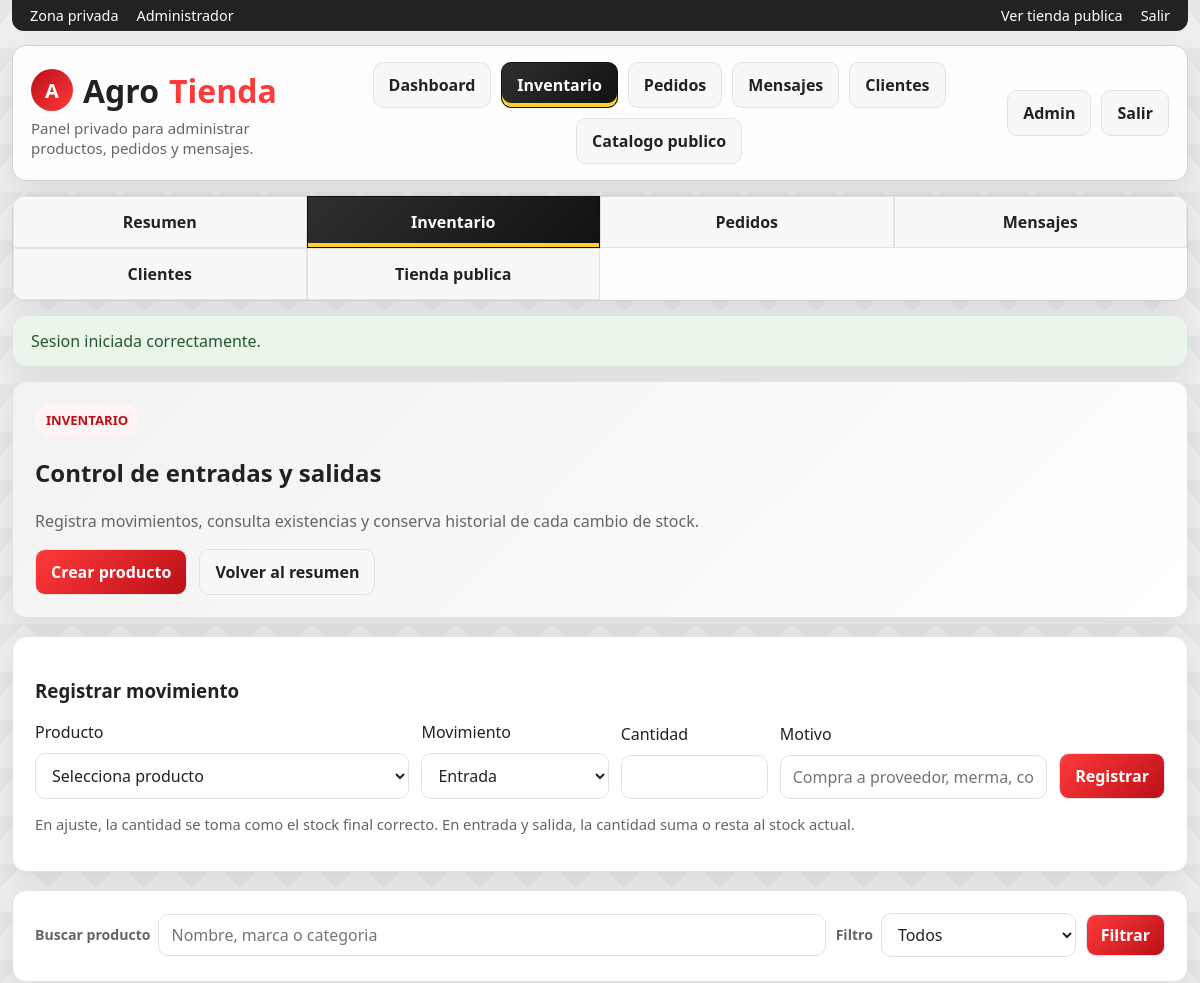
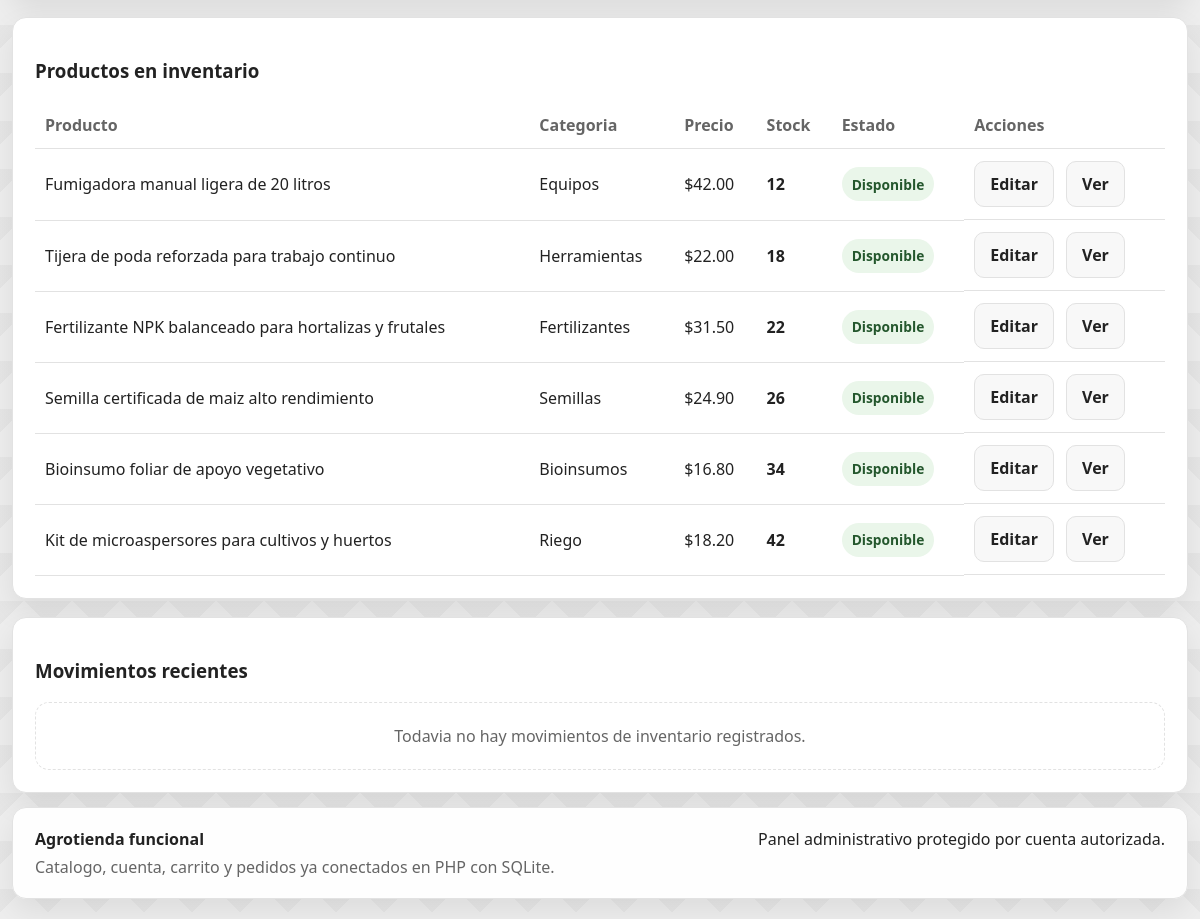
The app's page /admin_inventory.php (signed in) with its own data (2 pictures, top to bottom).
### tables this page shows
CREATE TABLE products (
            id INTEGER PRIMARY KEY AUTOINCREMENT,
            name TEXT NOT NULL,
            category TEXT NOT NULL,
            brand TEXT NOT NULL,
            price REAL NOT NULL,
            stock INTEGER NOT NULL DEFAULT 0,
            emoji TEXT NOT NULL DEFAULT "🌱",
            short_description TEXT NOT NULL,
            description TEXT NOT NULL
        , image_url TEXT NOT NULL DEFAULT "");

### app/bootstrap.php (called while the page is built, shortened)
<?php
function db(): PDO
{
    static $pdo = null;
    if ($pdo instanceof PDO) {
        return $pdo;
    }
    $pdo = new PDO('sqlite:' . DB_PATH);
    $pdo->setAttribute(PDO::ATTR_ERRMODE, PDO::ERRMODE_EXCEPTION);
    $pdo->setAttribute(PDO::ATTR_DEFAULT_FETCH_MODE, PDO::FETCH_ASSOC);
    $pdo->exec('PRAGMA foreign_keys = ON');
    return $pdo;
}
function money(float $value): string
{
    return '$' . number_format($value, 2);
}
function e(string $value): string
{
    return htmlspecialchars($value, ENT_QUOTES, 'UTF-8');
}
function recentInventoryMovements(int $limit = 12): array
{
    $limit = max(1, min(80, $limit));
    $stmt = db()->prepare(
        'SELECT inventory_movements.*, products.name AS product_name, users.name AS user_name
         FROM inventory_movements
         INNER JOIN products ON products.id = inventory_movements.product_id
         LEFT JOIN users ON users.id = inventory_movements.user_id
         ORDER BY inventory_movements.id DESC
         LIMIT :limit'
    );
    $stmt->bindValue(':limit', $limit, PDO::PARAM_INT);
    $stmt->execute();
    return $stmt->fetchAll();
}

### admin_inventory.php (the view, shortened to what this page needs)
<?php
require_once __DIR__ . '/app/layout.php';
$search = trim((string) ($_GET['q'] ?? ''));
$filter = trim((string) ($_GET['filter'] ?? ''));
$sql = 'SELECT * FROM products WHERE 1=1';
$params = [];
$sql .= ' ORDER BY stock ASC, name ASC';
$stmt = db()->prepare($sql);
$stmt->execute($params);
$products = $stmt->fetchAll();
$movements = recentInventoryMovements(12);
?>
<section class="card hero">
  <span class="eyebrow">Inventario</span>
  <h2>Control de entradas y salidas</h2>
  <p class="muted">Registra movimientos, consulta existencias y conserva historial de cada cambio de stock.</p>
  <div class="actions">
    <a class="btn primary" href="admin_products.php">Crear producto</a>
    <a class="btn" href="admin.php">Volver al resumen</a>
  </div>
</section>
<section class="card">
  <h3>Registrar movimiento</h3>
  <form class="inventory-movement-form" method="post">
    <div class="field">
      <label for="product_id">Producto</label>
      <select id="product_id" name="product_id" required>
        <option value="">Selecciona producto</option>
      </select>
    </div>
    <div class="field">
      <label for="movement_type">Movimiento</label>
      <select id="movement_type" name="movement_type" required>
        <option value="entrada">Entrada</option>
      </select>
    </div>
    <div class="field">
      <label for="quantity">Cantidad</label>
      <input id="quantity" name="quantity" type="number" min="0" required>
    </div>
    <div class="field">
      <label for="note">Motivo</label>
      <input id="note" name="note" placeholder="Compra a proveedor, merma, correccion...">
    </div>
    <button class="btn primary" type="submit">Registrar</button>
  </form>
  <p class="hint">En ajuste, la cantidad se toma como el stock final correcto. En entrada y salida, la cantidad suma o resta al stock actual.</p>
</section>
<section class="card">
  <form class="admin-toolbar" method="get">
    <div class="field">
      <label for="q">Buscar producto</label>
      <input id="q" name="q" value="<?= e($search) ?>" placeholder="Nombre, marca o categoria">
    </div>
    <div class="field">
      <label for="filter">Filtro</label>
      <select id="filter" name="filter">
        <option value="" <?= $filter === '' ? 'selected' : '' ?>>Todos</option>
      </select>
    </div>
    <button class="btn primary" type="submit">Filtrar</button>
  </form>
</section>
<section class="card">
  <h3>Productos en inventario</h3>
  <?php if (!$products): ?>
    <div class="empty">No hay productos con esos filtros.</div>
  <?php else: ?>
    <div class="table-wrap">
      <table>
        <thead>
          <tr>
            <th>Producto</th>
            <th>Categoria</th>
            <th>Precio</th>
            <th>Stock</th>
            <th>Estado</th>
            <th>Acciones</th>
          </tr>
        </thead>
        <tbody>
          <?php foreach ($products as $product): ?>
            <?php
              $stock = (int) $product['stock'];
              $status = $stock === 0 ? 'Agotado' : ($stock <= 10 ? 'Stock bajo' : 'Disponible');
              $statusClass = $stock === 0 ? 'danger' : ($stock <= 10 ? 'warning' : 'success');
            ?>
            <tr>
              <td><?= e($product['name']) ?></td>
              <td><?= e($product['category']) ?></td>
              <td><?= money((float) $product['price']) ?></td>
              <td><strong><?= $stock ?></strong></td>
              <td><span class="status-pill <?= e($statusClass) ?>"><?= e($status) ?></span></td>
              <td class="table-actions">
                <a class="btn" href="admin_products.php?id=<?= (int) $product['id'] ?>">Editar</a>
                <a class="btn" href="product.php?id=<?= (int) $product['id'] ?>">Ver</a>
              </td>
            </tr>
          <?php endforeach; ?>
        </tbody>
      </table>
    </div>
  <?php endif; ?>
</section>
<section class="card">
  <h3>Movimientos recientes</h3>
  <?php if (!$movements): ?>
    <div class="empty">Todavia no hay movimientos de inventario registrados.</div>
  <?php endif; ?>
</section>

### assets/app.css (style rules this page uses)
:root { --bg: #f4f4f4; --surface: #ffffff; --surface-soft: #f8f8f8; --surface-muted: #efefef; --border: #e2e2e2; --text: #222222; --muted: #656565; --primary: #ff3a3a; --primary-dark: #bb1018; --accent: #ffcf2f; --success-bg: #eaf6ea; --success-text: #24572d; --danger-bg: #fdeaea; --danger-text: #8f2028; --shadow: 0 12px 30px rgba(0, 0, 0, 0.08); }
* { box-sizing: border-box; }
body { margin: 0; min-height: 100vh; font-family: "Segoe UI", Tahoma, Geneva, Verdana, sans-serif; background: linear-gradient(135deg, rgba(0, 0, 0, 0.03) 25%, transparent 25%) 0 0 / 48px 48px, linear-gradient(225deg, rgba(0, 0, 0, 0.03) 25%, transparent 25%) 0 0 / 48px 48px, linear-gradient(315deg, rgba(0, 0, 0, 0.03) 25%, transparent 25%) 0 0 / 48px 48px, linear-gradient(45deg, rgba(0, 0, 0, 0.03) 25%, transparent 25%) 0 0 / 48px 48px, #f7f7f7; color: var(--text); }
a { color: inherit; text-decoration: none; }
button, input, select, textarea { font: inherit; }
a, button, .btn, .nav a, .section-nav a, .category-link, .spotlight-card, .product { transition: background-color 180ms ease, border-color 180ms ease, color 180ms ease, box-shadow 180ms ease, transform 180ms ease, filter 180ms ease; }
.searchbar input, input, select, textarea { width: 100%; padding: 13px 16px; border-radius: 999px; border: 1px solid var(--border); background: #fff; color: var(--text); }
.nav a, .btn, .category-link, .section-nav a { border-radius: 10px; padding: 11px 15px; font-weight: 700; }
.admin-area { background: linear-gradient(135deg, rgba(35, 35, 35, 0.04) 25%, transparent 25%) 0 0 / 48px 48px, linear-gradient(225deg, rgba(35, 35, 35, 0.04) 25%, transparent 25%) 0 0 / 48px 48px, #eeeeee; }
.admin-area .hero { background: linear-gradient(135deg, #f2f2f2, #fff); }
.admin-toolbar { display: flex; flex-wrap: nowrap; gap: 10px; align-items: center; overflow-x: auto; padding-bottom: 2px; }
.admin-toolbar .field { display: flex; gap: 8px; align-items: center; }
.admin-toolbar .field:first-child { flex: 1 1 360px; }
.admin-toolbar .field:not(:first-child) { flex: 0 0 240px; }
.admin-toolbar label { color: var(--muted); font-size: 0.88rem; font-weight: 800; white-space: nowrap; }
.admin-toolbar input, .admin-toolbar select { min-height: 40px; padding: 9px 12px; border-radius: 10px; }
.admin-toolbar .btn { flex: 0 0 auto; min-height: 40px; padding: 9px 14px; }
.inventory-movement-form { display: grid; grid-template-columns: minmax(260px, 1.4fr) minmax(150px, 0.7fr) minmax(120px, 0.55fr) minmax(240px, 1fr) max-content; gap: 12px; align-items: end; }
.inventory-movement-form input, .inventory-movement-form select { min-height: 42px; border-radius: 10px; padding: 10px 12px; }
.inventory-movement-form .btn { min-height: 42px; }
.table-wrap { width: 100%; overflow-x: auto; }
.status-pill { display: inline-flex; align-items: center; min-height: 34px; padding: 6px 10px; border-radius: 999px; font-weight: 800; font-size: 0.86rem; }
.status-pill.success { background: var(--success-bg); color: var(--success-text); }
.card, .store-hero, .promo-hero, .promo-banner-mini { background: var(--surface); border: 1px solid var(--border); border-radius: 14px; box-shadow: var(--shadow); }
.card, .store-toolbar { padding: 22px; }
.hero { background: linear-gradient(135deg, #fff4ee, #fff); }
.eyebrow { display: inline-block; width: fit-content; padding: 7px 11px; border-radius: 999px; background: rgba(255, 255, 255, 0.16); color: #fff; font-size: 0.82rem; font-weight: 800; text-transform: uppercase; }
.card .eyebrow, .section-head .eyebrow { background: #fff5f5; color: var(--primary-dark); }
.field, .form, .product-body, .list { display: grid; gap: 10px; }
.muted { color: var(--muted); line-height: 1.5; }
.btn { display: inline-flex; align-items: center; justify-content: center; gap: 8px; cursor: pointer; color: var(--text); background: var(--surface-soft); border: 1px solid var(--border); text-align: center; }
.btn.primary { color: #fff; background: linear-gradient(135deg, var(--primary), var(--primary-dark)); }
.row, .line, .actions, .table-actions { display: flex; gap: 12px; flex-wrap: wrap; align-items: center; }
.hint { font-size: 0.92rem; color: var(--muted); }
.empty { padding: 22px; text-align: center; color: var(--muted); border: 1px dashed var(--border); border-radius: 14px; }
table { width: 100%; border-collapse: collapse; }
th, td { text-align: left; padding: 12px 10px; border-bottom: 1px solid var(--border); }
th { color: var(--muted); }

### records on screen
products: name "Fumigadora manual ligera de 20 litros", category "Equipos", price "$42.00", stock "12", stock "Disponible"
products: name "Tijera de poda reforzada para trabajo continuo", category "Herramientas", price "$22.00", stock "18", stock "Disponible"
products: name "Fertilizante NPK balanceado para hortalizas y frutales", category "Fertilizantes", price "$31.50", stock "22", stock "Disponible"
products: name "Semilla certificada de maiz alto rendimiento", category "Semillas", price "$24.90", stock "26", stock "Disponible"
products: name "Bioinsumo foliar de apoyo vegetativo", category "Bioinsumos", price "$16.80", stock "34", stock "Disponible"
products: name "Kit de microaspersores para cultivos y huertos", category "Riego", price "$18.20", stock "42", stock "Disponible"

### other values on screen
$flash['message'] "Sesion iniciada correctamente."
